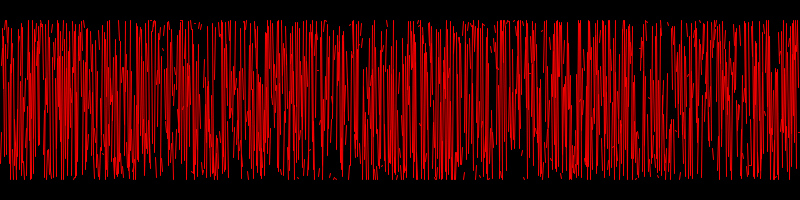
Frame 1 (no input)
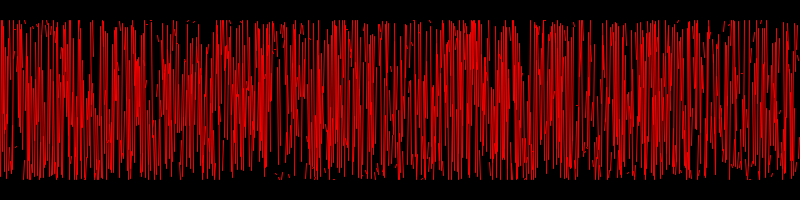
Frame 60 (the mouse pressed at the canvas centre just before this capture)
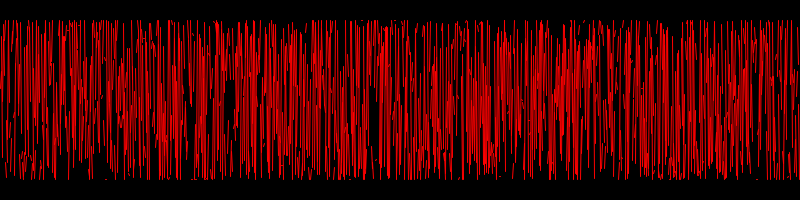
Frame 120 (the mouse held since frame 60 and released just before this capture)

The Processing sketch that drew these frames (run headless with seeded random() and noise(); from frame 60 on, the mouse is pressed at the canvas centre):

// Processing sketch: ejercicio14
// ── ejercicio14.pde
// ***********************************************
// * Alumno: Joaquin Romera                      *
// * Legajo: 24169                               *
// * Ejercicio Nro: 14                           *
// * Asignatura: Taller de Integración de tecno..*
// * Carrera: Musica y Tecnologia                *
// * Institución: UNQ                            *
// * Año: 2018                                   *
// ***********************************************

void setup()
{
  size(800, 200);
  stroke(255, 0, 0);
  strokeWeight(1);
  smooth();
}

void draw()
{
  background(0);
  translate(0, height / 2);
  for (int i = 0; i < width - 1; i++)
  {
    wave(i, 80);  
  }
}

void wave(int x, float size)
{
  line(x, size * sin(random(50)), x + 1, size * sin(random(50)));
}
